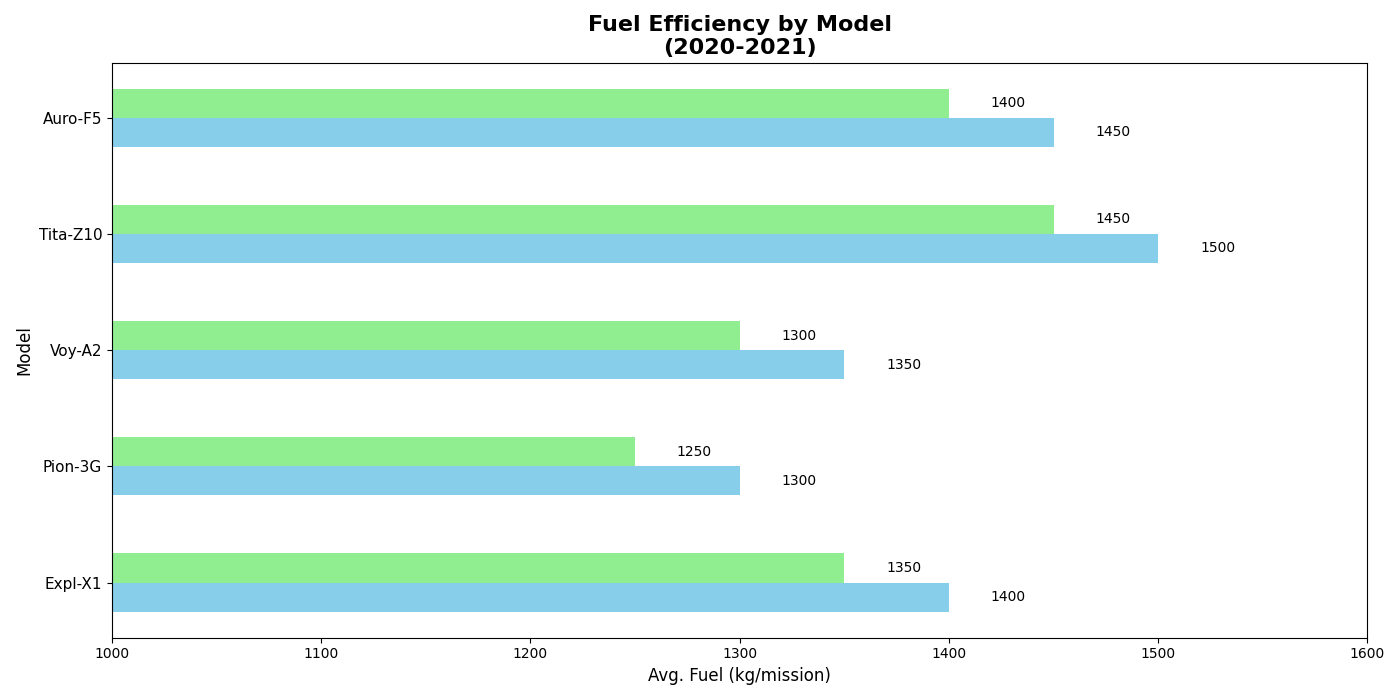

The Python source for this figure:
import matplotlib.pyplot as plt
import numpy as np

spacecraft_models = ['Expl-X1', 'Pion-3G', 'Voy-A2', 'Tita-Z10', 'Auro-F5']
fuel_efficiency_2020 = [1400, 1300, 1350, 1500, 1450]
fuel_efficiency_2021 = [1350, 1250, 1300, 1450, 1400]

fig, ax1 = plt.subplots(figsize=(14, 7))

bar_width = 0.25
y = np.arange(len(spacecraft_models))

bars1 = ax1.barh(y - bar_width/2, fuel_efficiency_2020, bar_width, color='skyblue')
bars2 = ax1.barh(y + bar_width/2, fuel_efficiency_2021, bar_width, color='lightgreen')

ax1.set_title('Fuel Efficiency by Model\n(2020-2021)', fontsize=16, fontweight='bold')
ax1.set_ylabel('Model', fontsize=12)
ax1.set_xlabel('Avg. Fuel (kg/mission)', fontsize=12)
ax1.set_yticks(y)
ax1.set_yticklabels(spacecraft_models, fontsize=11)
ax1.set_xlim(1000, 1600)

def add_labels(bars, orientation='horizontal'):
    for bar in bars:
        xval = bar.get_width() if orientation == 'horizontal' else bar.get_height()
        yval = bar.get_y() + bar.get_height()/2.0 if orientation == 'horizontal' else bar.get_x() + bar.get_width()/2.0
        ax1.text(xval + 20, yval, f'{xval}', va='center', fontsize=10, color='black')

add_labels(bars1)
add_labels(bars2)

plt.tight_layout()
plt.show()
